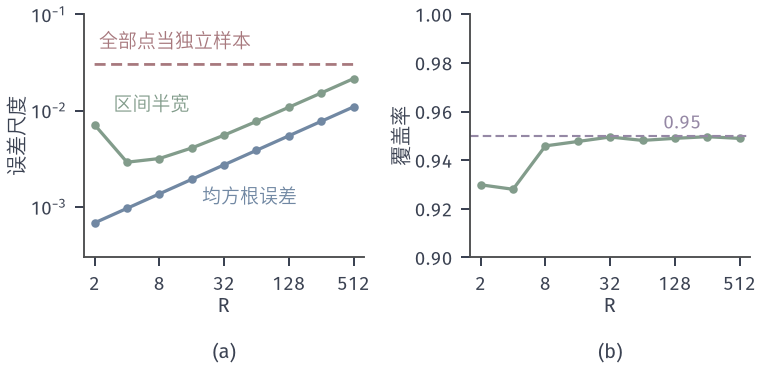

The Python source for this figure:
from pathlib import Path
import sys
HERE = Path(__file__).resolve().parent
sys.path.insert(0, str(HERE.parent/"budget-common"))
from budget_fig import *
# I = int_0^1 e^u du = e - 1.  Randomly shifted grid: n points a_k = k/n, one shift Delta ~ Unif(0,1) per group,
# group estimate Q = (1/n) sum_k exp((a_k + Delta) mod 1).  Fixed total N = nR = 1024 evaluations, R groups.
# Exact Var(Q_n) = (e-1)^2 (x coth x - 1), x = 1/(2n).  Report: RMSE of the average sqrt(Var/R);
# mean half-width and coverage of the interval Qbar +- t_{R-1,0.975} s_Q/sqrt(R) from 40000 simulated runs (seed 3);
# naive half-width 1.96 sqrt(S^2/N) from the pooled N points (S^2 their sample variance), averaged likewise.
N = 1024; Rs = [2, 4, 8, 16, 32, 64, 128, 256, 512]
rng = np.random.default_rng(3); reps = 40000
def varQ(n): x = 1/(2*n); return (E-1)**2*(x/math.tanh(x)-1)
rmse, hw, cov, naive = [], [], [], []
for R in Rs:
    n = N//R; a = np.arange(n)/n; tq = tquant(R-1)
    D = rng.random((reps, R))
    d = np.mod(D, 1/n)                        # the shifted grid only depends on Delta mod 1/n
    S1 = np.exp(d)*np.sum(np.exp(a))/n        # Q for each group
    S2 = np.exp(2*d)*np.sum(np.exp(2*a))/n    # mean of squares within group
    Qb = S1.mean(1); sQ = S1.std(1, ddof=1)
    h = tq*sQ/math.sqrt(R); hw.append(h.mean()); cov.append(np.mean(np.abs(Qb-(E-1)) <= h))
    pooled_var = (S2.mean(1)-Qb**2)*N/(N-1); naive.append(np.mean(1.96*np.sqrt(pooled_var/N)))
    rmse.append(math.sqrt(varQ(n)/R))
fig, axs = figure(width_mm=108, height_mm=52, ncols=2)
a1, a2 = axs
panel(fig, left=.11, right=.98, bottom=.3, top=.96, wspace=.38)
a1.plot(Rs, rmse, 'o-', color=BLUE, lw=1.3, ms=2.4); a1.plot(Rs, hw, 'o-', color=GREEN, lw=1.3, ms=2.4)
a1.plot(Rs, naive, color=RED, lw=1.1, ls=DASH)
a1.set_xscale('log', base=2); a1.set_yscale('log'); a1.set_xlim(1.6, 640); a1.set_ylim(3e-4, .1)
a1.set_xticks([2, 8, 32, 128, 512]); a1.set_xticklabels(['2', '8', '32', '128', '512']); a1.minorticks_off()
logticks(a1, [-3, -2, -1])
lab(a1, 20, 1.1e-3, '均方根误差', BLUE); lab(a1, 3, 1.0e-2, '区间半宽', GREEN); lab(a1, 2.2, .045, '全部点当独立样本', RED)
axlab(a1, r'$R$', '误差尺度')
a2.plot(Rs, cov, 'o-', color=GREEN, lw=1.3, ms=2.4); a2.axhline(.95, color=PURPLE, lw=.85, ls=DASH)
a2.set_xscale('log', base=2); a2.set_xlim(1.6, 640); a2.set_ylim(.9, 1.0)
a2.set_xticks([2, 8, 32, 128, 512]); a2.set_xticklabels(['2', '8', '32', '128', '512']); a2.minorticks_off()
lab(a2, 100, .953, '0.95', PURPLE)
axlab(a2, r'$R$', '覆盖率')
tags(fig, axs)
facts = {str(R): {'n': N//R, 'rmse': r, 'half_width': h, 'coverage': c, 'naive_half_width': nv} for R, r, h, c, nv in zip(Rs, rmse, hw, cov, naive)}
save(fig, HERE, 'figure', facts)
for k, v in facts.items(): print(k, {a: round(float(b), 7) for a, b in v.items()})
